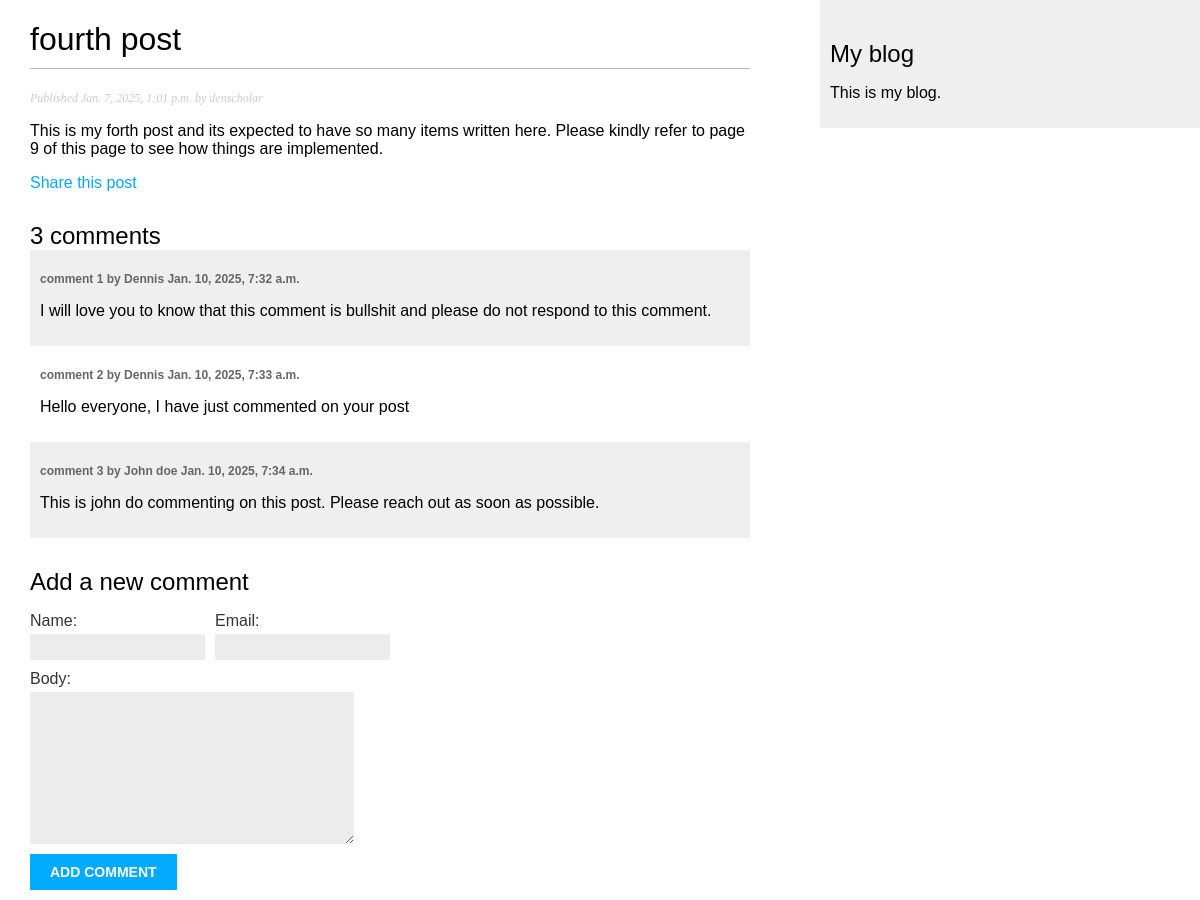
Page /2025/1/7/fourth-post/ on the committed database.
### blog/models.py (models this page shows, shortened)
class Post(models.Model):
    class Status(models.TextChoices):
        DRAFT = "DF", "Draft"
        PUBLISHED = "PB", "Published"
    title = models.CharField(max_length=250)
    slug = models.SlugField(max_length=250, unique_for_date="publish")
    author = models.ForeignKey(
        settings.AUTH_USER_MODEL, on_delete=models.CASCADE, related_name="blog_posts"
    )
    body = models.TextField()
    publish = models.DateTimeField(default=timezone.now)
    created = models.DateTimeField(auto_now_add=True)
    updated = models.DateTimeField(auto_now=True)
    status = models.CharField(max_length=2, choices=Status, default=Status.DRAFT)
    objects = models.Manager()  # The default manager
    published = PublishedManager()  # Our custom manager.
    tags = TaggableManager()
    class Meta:
        ordering = ["-publish"]

class Comment(models.Model):
    post = models.ForeignKey(Post, on_delete=models.CASCADE, related_name="comments")
    name = models.CharField(max_length=80)
    email = models.EmailField()
    body = models.TextField()
    created = models.DateTimeField(auto_now_add=True)
    updated = models.DateTimeField(auto_now=True)
    active = models.BooleanField(default=True)
    class Meta:
        ordering = ["created"]
        indexes = [
            models.Index(fields=["created"]),
        ]

### blog/views.py (the view)
def post_detail(request, year, month, day, post):
    post = get_object_or_404(
        Post,
        status=Post.Status.PUBLISHED,
        slug=post,
        publish__year=year,
        publish__month=month,
        publish__day=day,
    )
    comments = post.comments.filter(active=True)
    form = CommentForm()  # Form for users to comment
    context = {
        "post": post,
        "form": form,
        "comments": comments,
    }
    return render(request, "blog/detail.html", context)

### blog/forms.py
class CommentForm(forms.ModelForm):
    class Meta:
        model = Comment
        fields = ["name", "email", "body"]

### blog/templates/blog/detail.html
{% extends 'base.html' %} {% block title %} {{ post.title}} {% endblock %}
{% block content %}
<h1>{{ post.title }}</h1>
<p class="date">Published {{ post.publish }} by {{ post.author }}</p>
{{ post.body|linebreaks }}
<p><a href="{% url 'blog:post_share' post.id %}">Share this post</a></p>
{% with comments.count as total_comments %}
    <h2>{{ total_comments }} comment{{ total_comments|pluralize }}</h2>
{% endwith %}
{% for comment in comments  %}
    <div class="comment">
        <p class="info">
            comment {{ forloop.counter }} by {{ comment.name }} {{ comment.created }}
        </p>
        {{ comment.body|linebreaks }}
    </div>
    {% empty %} <p>There are no comments.</p>
{% endfor %}
    {% include 'blog/includes/comment_form.html' %}
{% endblock %}

### static/css/blog.css (style rules this page uses)
body { margin: 0; padding: 0; font-family: helvetica, sans-serif; }
a { color: #00abff; text-decoration: none; }
h1 { font-weight: normal; border-bottom: 1px solid #bbb; padding: 0 0 10px 0; }
h2 { font-weight: normal; margin: 30px 0 0; }
p.date { color: #ccc; font-family: georgia, serif; font-size: 12px; font-style: italic; }
label { float: left; clear: both; color: #333; margin-bottom: 4px; }
input, textarea { clear: both; float: left; margin: 0 0 10px; background: #ededed; border: 0; padding: 6px 10px; font-size: 12px; }
.comment { padding: 10px; }
.comment:nth-child(even) { background: #efefef; }
.comment .info { font-weight: bold; font-size: 12px; color: #666; }

### rows in the picture
Post: title "fourth post", publish "Jan. 7, 2025, 1:01 p.m.", author "denscholar", body "This is my forth post and its expected to have so many items written here. Please kindly refer to page 9 of this page to see how things are implemented."
Comment: name "Dennis", created "Jan. 10, 2025, 7:32 a.m.", body "I will love you to know that this comment is bullshit and please do not respond to this comment."
Comment: name "Dennis", created "Jan. 10, 2025, 7:33 a.m.", body "Hello everyone, I have just commented on your post"
Comment: name "John doe", created "Jan. 10, 2025, 7:34 a.m.", body "This is john do commenting on this post. Please reach out as soon as possible."

### other values in the picture
{{ total_comments }} "3"
